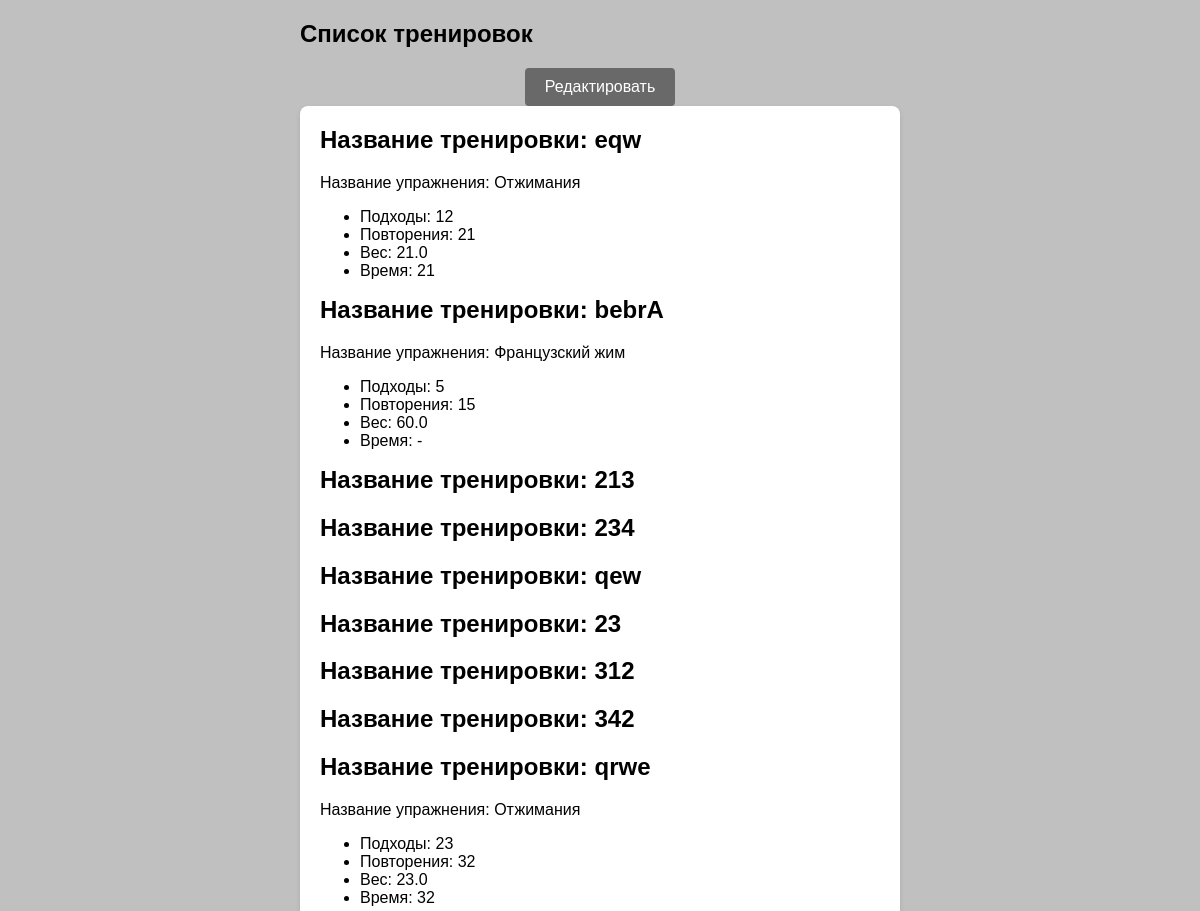
The page /workout/CLEARLISTTRAIN.html (signed in, upper part) on the database as committed earlier.
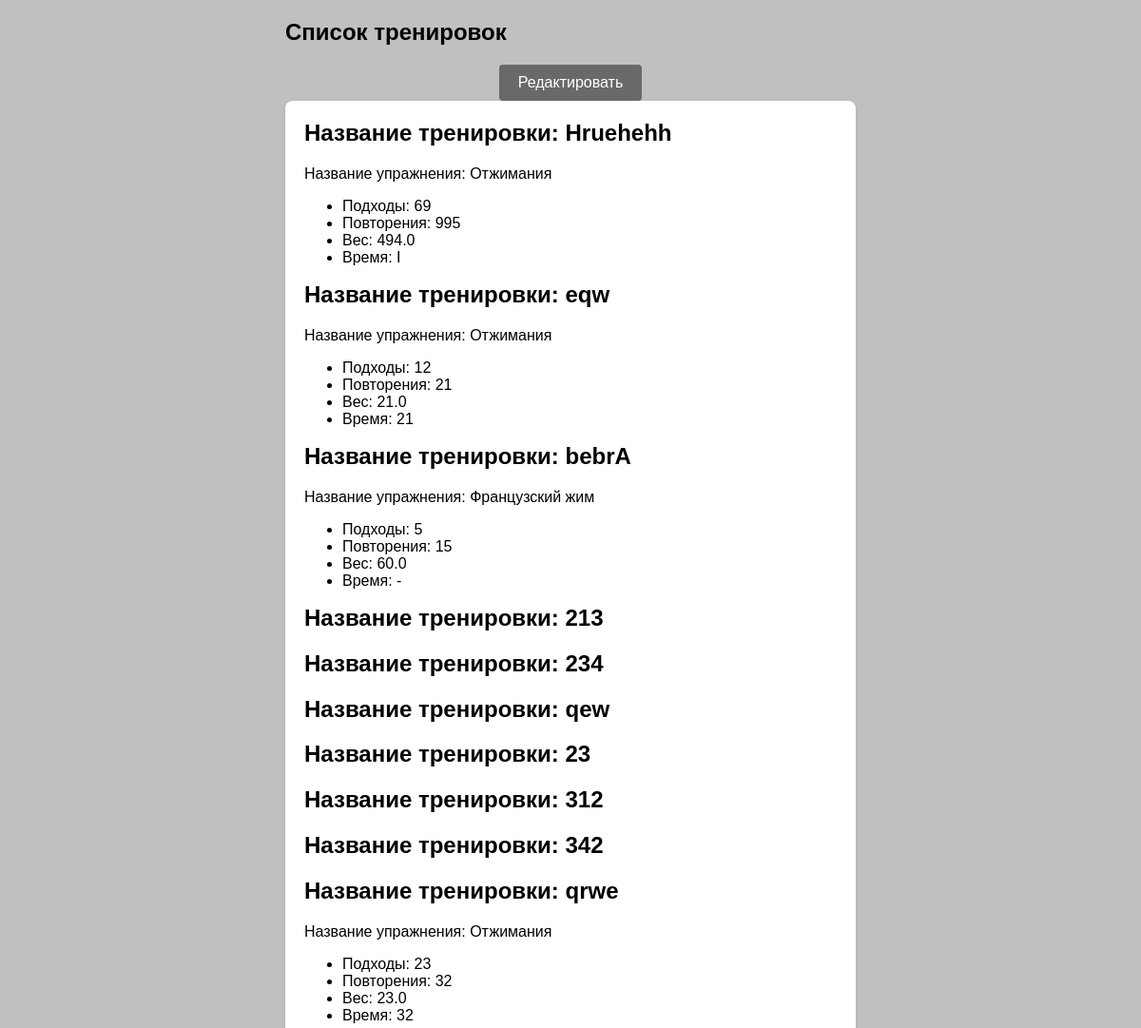
The same page on the database as committed later.
### fastfitworkout/models.py (models this page shows, shortened)
class Exercise(models.Model):
    exercise_name = models.CharField(max_length=64)
    muscle_group = models.CharField(max_length=64)
    technique_description = models.CharField(max_length=512)
    uid = models.PositiveIntegerField(default=1)

class Training(models.Model):
    name = models.CharField(max_length=64)
    exercises = models.ManyToManyField(Exercise, through='ExerciseInTraining')
    uid = models.PositiveIntegerField(default=1)

class ExerciseInTraining(models.Model):
    training = models.ForeignKey(Training, on_delete=models.CASCADE)
    exercise = models.ForeignKey(Exercise, on_delete=models.CASCADE)
    time = models.CharField(max_length=64)
    sets = models.PositiveIntegerField()
    repetitions = models.PositiveIntegerField()
    weight = models.FloatField()
    uid = models.PositiveIntegerField(default=1)

### fastfitworkout/views.py (the view)
# urls.py: path('CLEARLISTTRAIN.html', views.ClearTrainListView.as_view(), name="CLEARLISTTRAIN"),
class ClearTrainListView(TrainListView):
    template_name = 'CLEARLISTTRAIN.html'

### fastfitworkout/views.py (called while the page is built)
    def get_context_data(self, **kwargs):
        context = super().get_context_data(**kwargs)
        context['TRAINS']= utilscustom.get_spec_set(self.request.user.id)
        return context

### fastfitweb/templates/CLEARLISTTRAIN.html (shortened to what this page needs)
<!DOCTYPE html>
<html lang="ru">
<head>
</head>
<body>
    <div class="container">
    <h2>Список тренировок</h2>
         <div class="back-button">
         <button type="button" onclick="window.location.href='{% url 'fastfitworkout:TRAINLISTTEST' %}'">Редактировать</button>
        </div>
 <div class="exercise-list">
    {% for train_id, train_data in TRAINS.items %}
        <h2>Название тренировки: {{ train_data.name }}</h2>
        {% for exercise_name, exercise_data in train_data.exercises.items %}
        <p>Название упражнения: {{ exercise_data.name }}</p>
            <ul>
                <li>Подходы: {{ exercise_data.params.sets }}</li>
                <li>Повторения: {{ exercise_data.params.repetitions }}</li>
                <li>Вес: {{ exercise_data.params.weight }}</li>
                <li>Время: {{ exercise_data.params.time }}</li>
            </ul>
        {% endfor %}
    {% endfor %}
</div>
</div>
</body>
</html>

Rows that differ between the two databases and show on the page:
added Training: name "Hruehehh"
added ExerciseInTraining: params.weight "494.0"
Other text that changed with them:
new list line: "Название тренировки: Название упражнения: Подходы: 69 Повторения: 995 Вес: Время: I"
new list line: "Отжимания"
